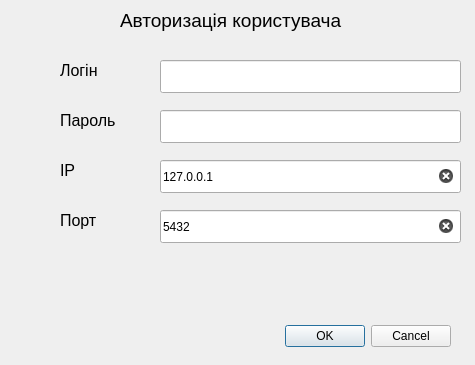
<?xml version="1.0" encoding="UTF-8"?>
<ui version="4.0">
 <class>LoginWindow</class>
 <widget class="QDialog" name="LoginWindow">
  <property name="geometry">
   <rect>
    <x>0</x>
    <y>0</y>
    <width>475</width>
    <height>365</height>
   </rect>
  </property>
  <property name="minimumSize">
   <size>
    <width>475</width>
    <height>365</height>
   </size>
  </property>
  <property name="maximumSize">
   <size>
    <width>475</width>
    <height>365</height>
   </size>
  </property>
  <property name="windowTitle">
   <string>Авторизація</string>
  </property>
  <widget class="QDialogButtonBox" name="buttonBox">
   <property name="geometry">
    <rect>
     <x>10</x>
     <y>320</y>
     <width>441</width>
     <height>32</height>
    </rect>
   </property>
   <property name="orientation">
    <enum>Qt::Horizontal</enum>
   </property>
   <property name="standardButtons">
    <set>QDialogButtonBox::Cancel|QDialogButtonBox::Ok</set>
   </property>
  </widget>
  <widget class="QLineEdit" name="loginField">
   <property name="geometry">
    <rect>
     <x>160</x>
     <y>60</y>
     <width>301</width>
     <height>33</height>
    </rect>
   </property>
   <property name="clearButtonEnabled">
    <bool>true</bool>
   </property>
  </widget>
  <widget class="QLineEdit" name="pwField">
   <property name="geometry">
    <rect>
     <x>160</x>
     <y>110</y>
     <width>301</width>
     <height>33</height>
    </rect>
   </property>
   <property name="echoMode">
    <enum>QLineEdit::Password</enum>
   </property>
   <property name="clearButtonEnabled">
    <bool>true</bool>
   </property>
  </widget>
  <widget class="QLabel" name="label">
   <property name="geometry">
    <rect>
     <x>120</x>
     <y>10</y>
     <width>231</width>
     <height>21</height>
    </rect>
   </property>
   <property name="font">
    <font>
     <pointsize>14</pointsize>
    </font>
   </property>
   <property name="text">
    <string>Авторизація користувача</string>
   </property>
  </widget>
  <widget class="QLabel" name="label_2">
   <property name="geometry">
    <rect>
     <x>60</x>
     <y>60</y>
     <width>66</width>
     <height>21</height>
    </rect>
   </property>
   <property name="font">
    <font>
     <pointsize>12</pointsize>
    </font>
   </property>
   <property name="text">
    <string>Логін</string>
   </property>
  </widget>
  <widget class="QLabel" name="label_3">
   <property name="geometry">
    <rect>
     <x>60</x>
     <y>110</y>
     <width>66</width>
     <height>21</height>
    </rect>
   </property>
   <property name="font">
    <font>
     <pointsize>12</pointsize>
    </font>
   </property>
   <property name="text">
    <string>Пароль</string>
   </property>
   <property name="textFormat">
    <enum>Qt::AutoText</enum>
   </property>
  </widget>
  <widget class="QLabel" name="ErrorLabel">
   <property name="enabled">
    <bool>false</bool>
   </property>
   <property name="geometry">
    <rect>
     <x>30</x>
     <y>250</y>
     <width>431</width>
     <height>61</height>
    </rect>
   </property>
   <property name="font">
    <font>
     <italic>true</italic>
    </font>
   </property>
   <property name="locale">
    <locale language="Ukrainian" country="Ukraine"/>
   </property>
   <property name="text">
    <string>&lt;html&gt;&lt;head/&gt;&lt;body&gt;&lt;p&gt;&lt;br/&gt;&lt;/p&gt;&lt;/body&gt;&lt;/html&gt;</string>
   </property>
   <property name="wordWrap">
    <bool>false</bool>
   </property>
  </widget>
  <widget class="QLineEdit" name="pwField_2">
   <property name="geometry">
    <rect>
     <x>160</x>
     <y>160</y>
     <width>301</width>
     <height>33</height>
    </rect>
   </property>
   <property name="text">
    <string>127.0.0.1</string>
   </property>
   <property name="clearButtonEnabled">
    <bool>true</bool>
   </property>
  </widget>
  <widget class="QLabel" name="label_4">
   <property name="geometry">
    <rect>
     <x>60</x>
     <y>160</y>
     <width>66</width>
     <height>21</height>
    </rect>
   </property>
   <property name="font">
    <font>
     <pointsize>12</pointsize>
    </font>
   </property>
   <property name="text">
    <string>IP</string>
   </property>
   <property name="textFormat">
    <enum>Qt::AutoText</enum>
   </property>
  </widget>
  <widget class="QLineEdit" name="pwField_3">
   <property name="geometry">
    <rect>
     <x>160</x>
     <y>210</y>
     <width>301</width>
     <height>33</height>
    </rect>
   </property>
   <property name="text">
    <string>5432</string>
   </property>
   <property name="clearButtonEnabled">
    <bool>true</bool>
   </property>
  </widget>
  <widget class="QLabel" name="label_5">
   <property name="geometry">
    <rect>
     <x>60</x>
     <y>210</y>
     <width>66</width>
     <height>21</height>
    </rect>
   </property>
   <property name="font">
    <font>
     <pointsize>12</pointsize>
    </font>
   </property>
   <property name="text">
    <string>Порт</string>
   </property>
   <property name="textFormat">
    <enum>Qt::AutoText</enum>
   </property>
  </widget>
 </widget>
 <resources/>
 <connections>
  <connection>
   <sender>buttonBox</sender>
   <signal>accepted()</signal>
   <receiver>LoginWindow</receiver>
   <slot>accept()</slot>
   <hints>
    <hint type="sourcelabel">
     <x>228</x>
     <y>204</y>
    </hint>
    <hint type="destinationlabel">
     <x>157</x>
     <y>238</y>
    </hint>
   </hints>
  </connection>
  <connection>
   <sender>buttonBox</sender>
   <signal>rejected()</signal>
   <receiver>LoginWindow</receiver>
   <slot>reject()</slot>
   <hints>
    <hint type="sourcelabel">
     <x>296</x>
     <y>210</y>
    </hint>
    <hint type="destinationlabel">
     <x>286</x>
     <y>238</y>
    </hint>
   </hints>
  </connection>
 </connections>
</ui>
